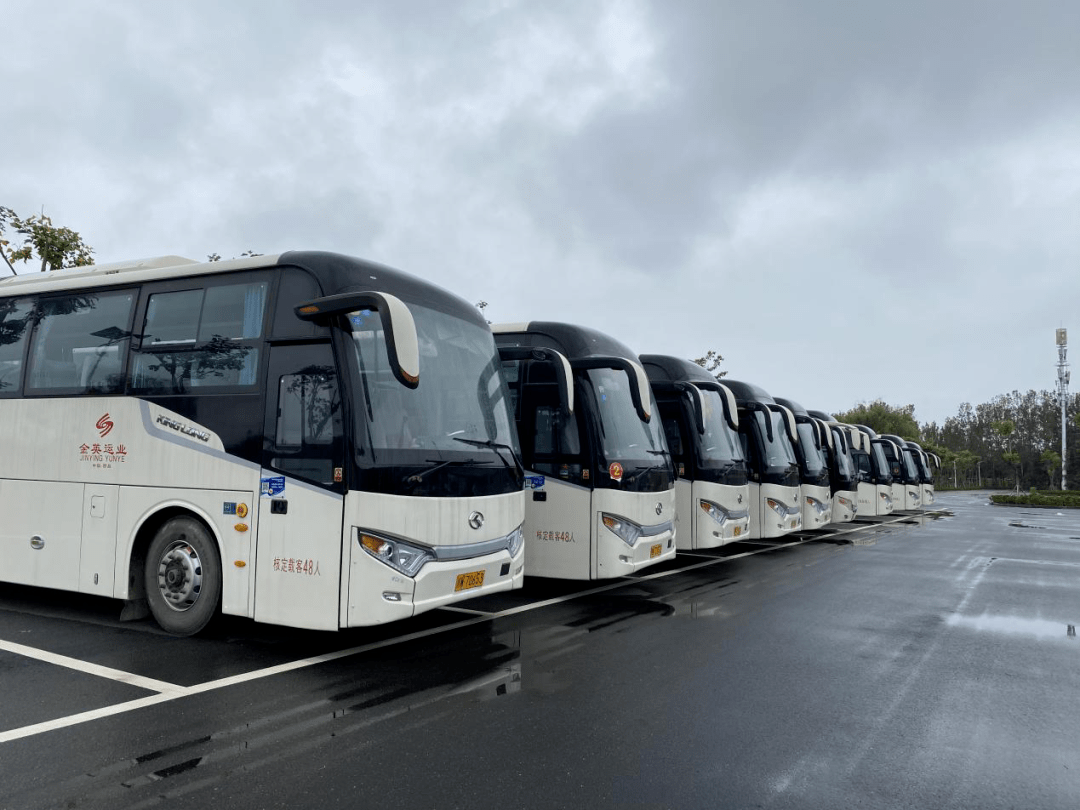
#> input picture img/tingchechang.png, 1080 x 810 px
$ python harris_test.py
#> lines starting #> are read from the running program, lines starting #| are printed output that depends on the picture; after the words box and inside, x2 and y2 are one past the last pixel; in counts of white or black regions, pixels touching at a corner belong together
### main/utils/common.py
import cv2 as cv
import numpy as np


# 边缘提取
def cv_show(name, image):
    cv.imshow(name, image)
    cv.waitKey(0)
    cv.destroyAllWindows()


# 排序轮廓
# [65 lines left out: functions sort_contours, resize, order_points, four_point_transform, not called in this run]

### main/harris/harris_test.py
import cv2 as cv

from main.utils.common import cv_show

# 角点检测
img = cv.imread("../../img/tingchechang.png")
#> img is the input picture: shape (810, 1080, 3); mean B, G, R 148.7, 141, 132
gray = cv.cvtColor(img, cv.COLOR_BGR2GRAY)
dst = cv.cornerHarris(gray, 2, 3, 0.04)
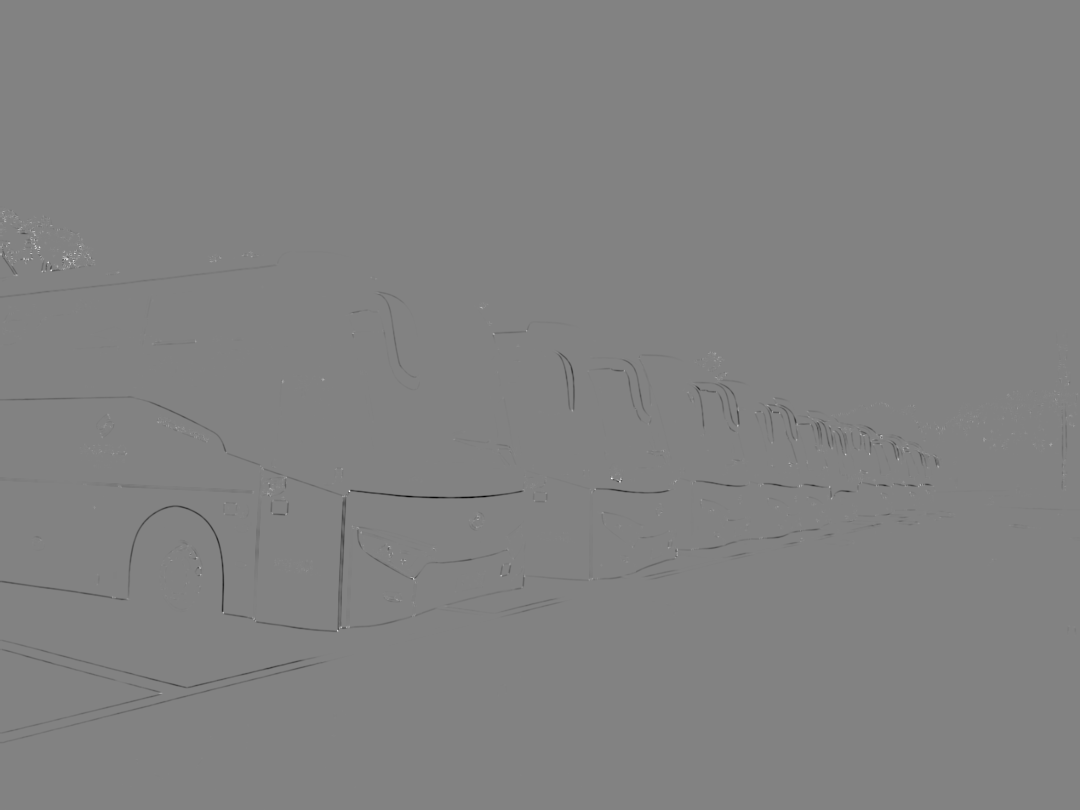
#> dst: shape (810, 1080) float32; min -0.0151, max 0.0144, mean -3.03e-05; drawn with min black and max white

img[dst > 0.01 * dst.max()] = [0, 0, 255]
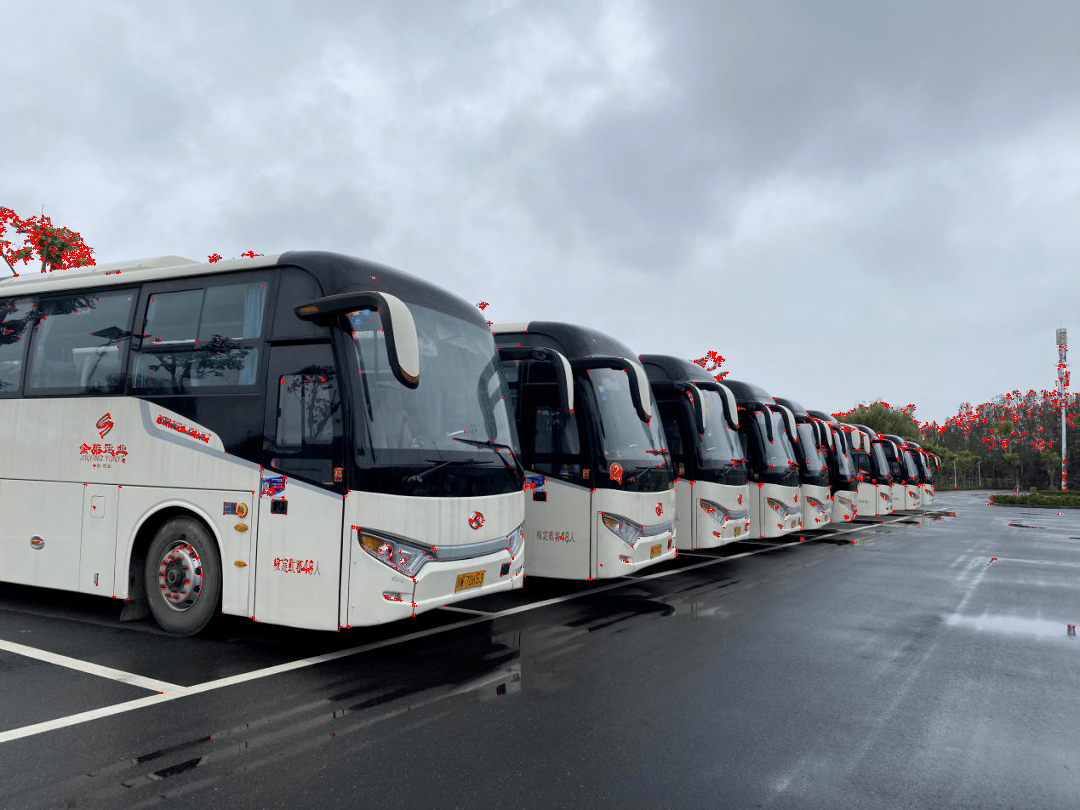
#> img: shape (810, 1080, 3); 0.7% of pixels changed, all inside (x1, y1, x2, y2) = (0, 208, 1079, 760)
cv_show('img', img)

$ run again, with img/fanzhendong.png copied over img/tingchechang.png
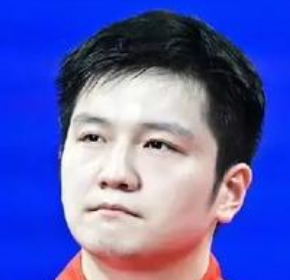
#> input picture img/fanzhendong.png, 290 x 280 px
#> img is the input picture: shape (280, 290, 3); mean B, G, R 181.3, 95.7, 89.1
#> `dst = cv.cornerHarris(gray, 2, 3, 0.04)`:
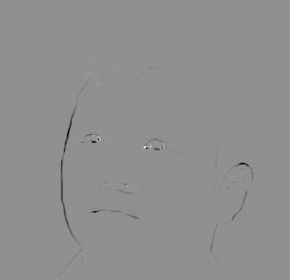
#> dst: shape (280, 290) float32; min -0.00527, max 0.00401, mean -1.63e-05; drawn with min black and max white
#> `img[dst > 0.01 * dst.max()] = [0, 0, 255]`:
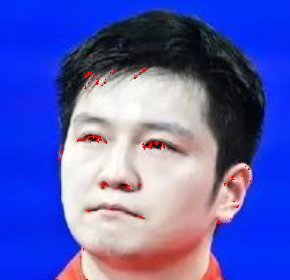
#> img: shape (280, 290, 3); 0.44% of pixels changed, all inside (x1, y1, x2, y2) = (55, 55, 251, 280)

$ run again, with img/image_left.png copied over img/tingchechang.png
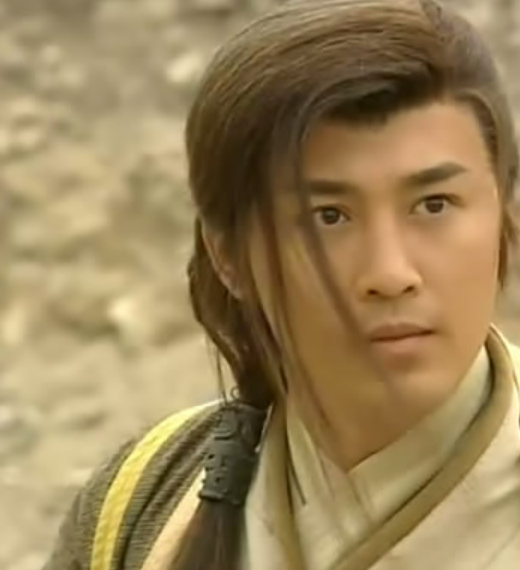
#> input picture img/image_left.png, 520 x 570 px
#> img is the input picture: shape (570, 520, 3); mean B, G, R 89.5, 131.8, 154.3
#> `gray = cv.cvtColor(img, cv.COLOR_BGR2GRAY)`:
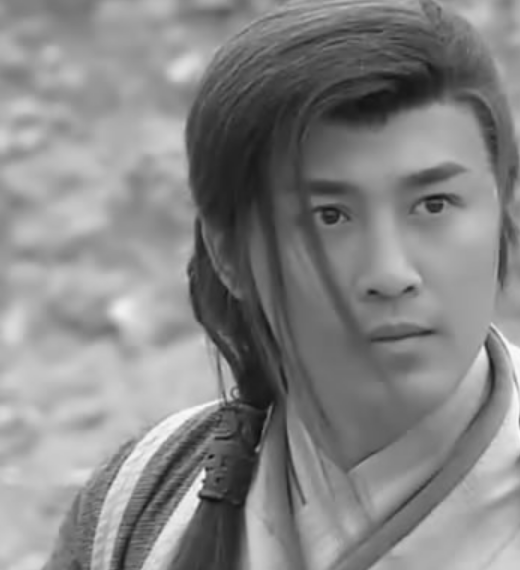
#> gray: shape (570, 520); min 14, max 250, mean 133.7
#> `img[dst > 0.01 * dst.max()] = [0, 0, 255]`:
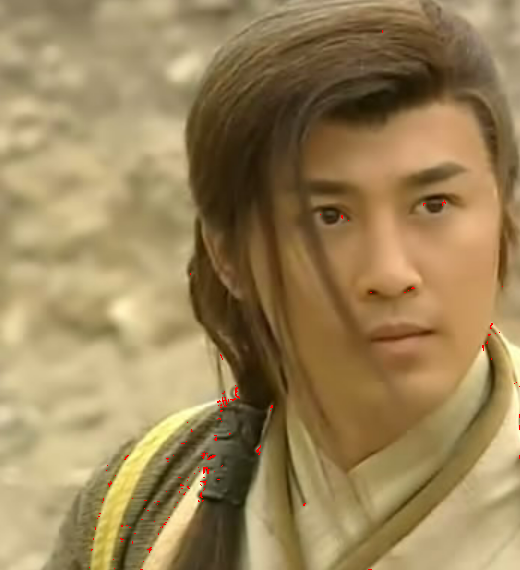
#> img: shape (570, 520, 3); 0.17% of pixels changed, all inside (x1, y1, x2, y2) = (89, 30, 520, 570)
